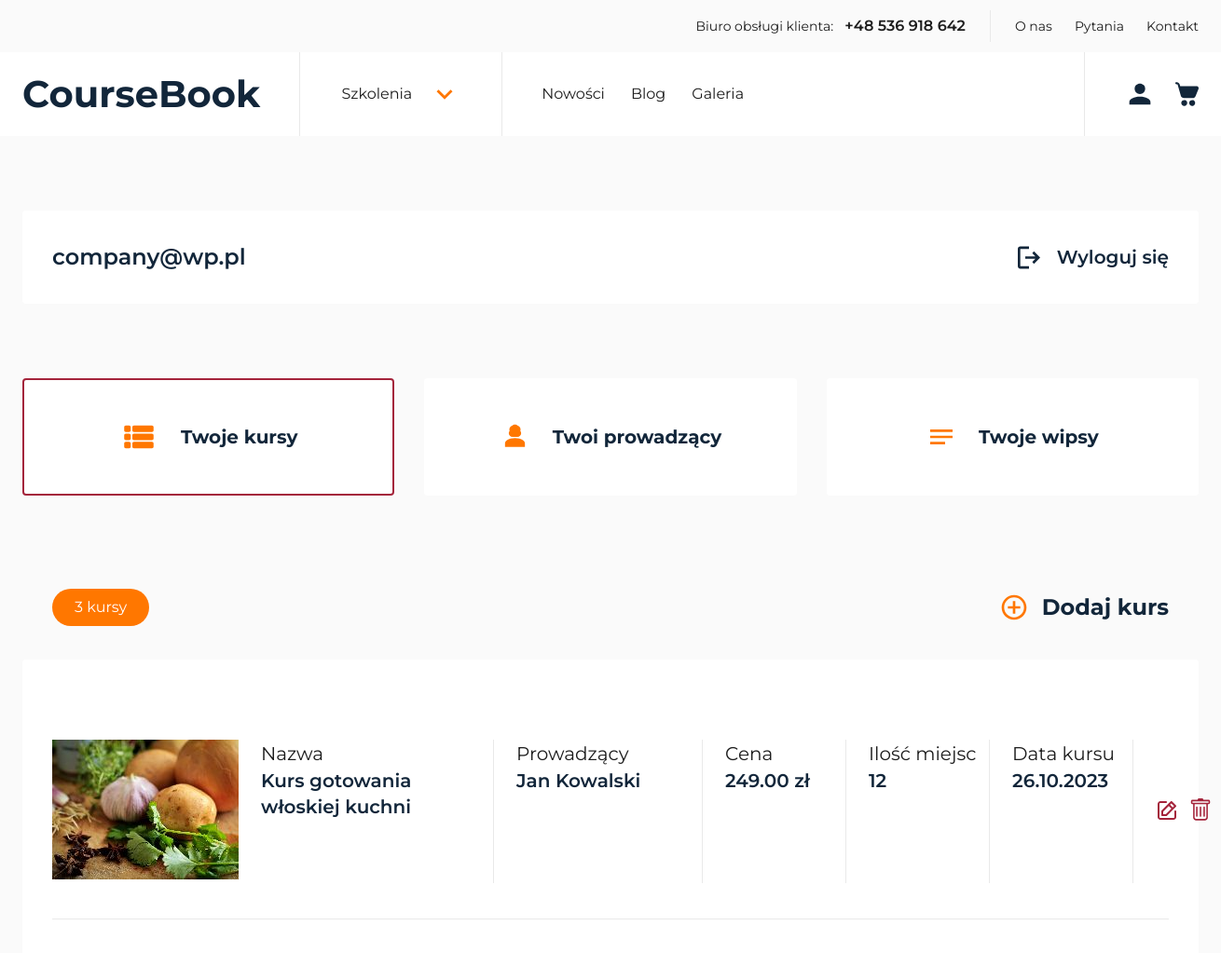
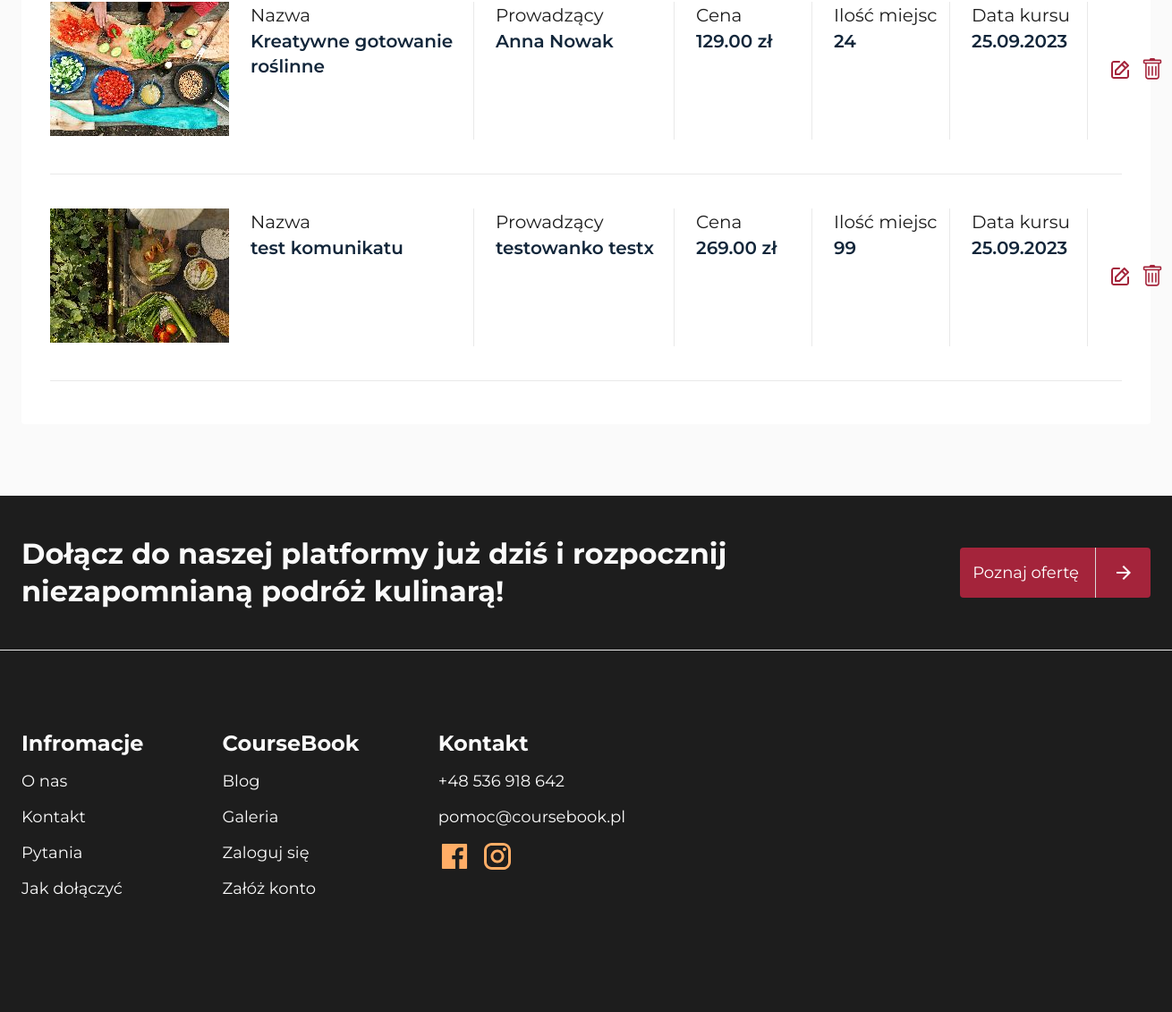
The app's page /account-courses (signed in) with its own data (2 pictures, top to bottom).
### coursebookapp/models/course.py (models this page shows, shortened)
class Course(models.Model):
    instructor = models.ForeignKey(
        Instructor, on_delete=models.SET_NULL, null=True, blank=True
    )
    title = models.CharField(max_length=100)
    short_description = models.CharField(max_length=200)
    price = models.DecimalField(max_digits=8, decimal_places=2)
    province_choices = (
        ("dolnośląskie", "Dolnośląskie"),
        ("kujawsko-pomorskie", "Kujawsko-Pomorskie"),
        ("lubelskie", "Lubelskie"),
        ("lubuskie", "Lubuskie"),
        ("łódzkie", "Łódzkie"),
        ("małopolskie", "Małopolskie"),
        ("mazowieckie", "Mazowieckie"),
        ("opolskie", "Opolskie"),
        ("podkarpackie", "Podkarpackie"),
        ("podlaskie", "Podlaskie"),
        ("pomorskie", "Pomorskie"),
        ("śląskie", "Śląskie"),
        ("świętokrzyskie", "Świętokrzyskie"),
        ("warmińsko-mazurskie", "Warmińsko-Mazurskie"),
        ("wielkopolskie", "Wielkopolskie"),
        ("zachodniopomorskie", "Zachodniopomorskie"),
    )
    province = models.CharField(max_length=30, choices=province_choices)
    available = models.BooleanField(default=False)
    seats = models.PositiveIntegerField()
    date = models.DateField()
    time_start = models.TimeField()
    city = models.CharField(max_length=100)
    course_description = models.TextField()
    course_for = models.TextField()
    course_benefit = models.TextField()
    province_slug = models.SlugField(max_length=50, blank=True)
    slug = models.SlugField(max_length=200, unique=True, blank=True)

### coursebookapp/models/course_image.py (models this page shows, shortened)
class CourseImage(models.Model):
    course = models.ForeignKey(Course, on_delete=models.CASCADE)
    def get_upload_path(instance, filename):
        return f"course_images/{instance.course.id}/{filename}"
    image = models.ImageField(upload_to=get_upload_path)
    image_thumb = models.ImageField(upload_to=get_upload_path, blank=True)
    image_medium_thumb = models.ImageField(upload_to=get_upload_path, blank=True)

### coursebookapp/models/instructor.py (models this page shows, shortened)
class Instructor(models.Model):
    app_user = models.ForeignKey(
        AppUser, on_delete=models.CASCADE, related_name="instructors_created"
    )
    first_name = models.CharField(max_length=50)
    last_name = models.CharField(max_length=50)
    description = models.TextField()
    def get_upload_path(instance, filename):
        company_name_slug = slugify(instance.app_user.company_name)
        return f"instructors/{company_name_slug}/{filename}"
    photo = models.ImageField(upload_to=get_upload_path, blank=True)
    photo_thumb = models.ImageField(upload_to=get_upload_path, blank=True)
    @property
    def fullname(self):
        return f"{self.first_name} {self.last_name}"

### coursebookapp/views/account_courses_view.py (the view, shortened to what this page needs)
# urls.py: path("account-courses", views.AccountCoursesView.as_view(), name="account_courses"),
@method_decorator(login_required(login_url="login"), name="dispatch")
class AccountCoursesView(generics.ListCreateAPIView):
    serializer_class = CourseSerializer
    template_name = "pages/account-courses.html"
    def get(self, request, *args, **kwargs):
        user = request.user
        isMember = check_membership(user)
        instructors = Instructor.objects.filter(app_user=user)
        provinces = Course.province_choices
        courses = Course.objects.filter(instructor__app_user=user).order_by("-date")
        for course in courses:
            image = course.courseimage_set.first()
            course.image = image
        context = {
            "user": user,
            "isMember": isMember,
            "courses": courses,
            "provinces": provinces,
            "instructors": instructors,
        }
        return render(request, self.template_name, context)

### coursebookapp/helpers/check_membership.py (called while the page is built)
def check_membership(user):
    if user.is_authenticated:
        app_user = get_object_or_404(AppUser, id=user.id)
        return app_user.is_member(group_name="customer")
    return False

### coursebookapp/models/app_user.py (called while the page is built)
    def is_member(self, group_name):
        return self.groups.filter(name=group_name).exists()

### templates/pages/account-courses.html (shortened to what this page needs)
{% extends "layout/base.html" %} {% block styles %}
<link rel="stylesheet" href="{% static 'css/global.min.css' %}" />
<link rel="stylesheet" href="{% static 'css/account.min.css' %}" />
<link rel="stylesheet" href="{% static 'css/nice-select2.css' %}" />
{% endblock %} {% block content %}
<section class="user-bar">
  <div class="container">
    <div class="user-bar__inner">
      <div class="user-bar__user">{{user}}</div>
      <a href="{% url 'logout' %}" class="user-bar__logout">
        Wyloguj się
      </a>
    </div>
  </div>
</section>
{% include 'partials/account_panel.html' %} {%if isMember%}
<section class="list">
  <div class="container">
    <div class="list__inner">
      <h1>Brak kursów</h1>
    </div>
  </div>
</section>
{%else%}
<section class="list">
  <div class="container">
    <div class="list__panel">
      <div class="list__panel-counter">
        {% if courses|length == 1 %}
        <p>{{ courses|length }} kurs</p>
        {% elif courses|length > 1 and courses|length < 5 %}
        <p>{{ courses|length }} kursy</p>
        {% else %}
        <p>{{ courses|length }} kursów</p>
        {% endif %}
      </div>
      <div data-action="course" class="list__panel-add jsAccountAdd">
        Dodaj kurs
      </div>
    </div>
    <div class="list__inner">
      {% if courses %} {% for course in courses %}
      <div class="list__item">
        <div class="list__item-image">
          {% if course.image %}
          <img
            loading="lazy"
            width="200"
            height="150"
            src="{{ course.image.image_thumb.url }}"
            alt="{{ course.title }}"
          />
          {% endif %}
        </div>
        <div class="list__item-box">
          <p class="list__box-title">Nazwa</p>
          <p class="list__box-name">{{course.title}}</p>
        </div>
        <div class="list__item-box">
          <p class="list__box-title">Prowadzący</p>
          <p class="list__box-name">{{course.instructor.fullname}}</p>
        </div>
        <div class="list__item-box">
          <p class="list__box-title">Cena</p>
          <p class="list__box-name">{{course.price}}&nbsp;zł</p>
        </div>
        <div class="list__item-box">
          <p class="list__box-title">Ilość miejsc</p>
          <p class="list__box-name">{{course.seats}}</p>
        </div>
        <div class="list__item-box">
          <p class="list__box-title">Data kursu</p>
          <p class="list__box-name">{{ course.date|date:"d.m.Y" }}</p>
        </div>
        <div class="list__item-controls">
          <button data-id="{{course.id}}" class="list__item-edit jsCourseEdit">
					</button>
          <form
            method="POST"
            action="{% url 'delete_course' course.id %}"
            class=""
          >
            <button class="list__item-edit" type="submit">
            </button>
          </form>
        </div>
      </div>
      {% endfor %} {% endif %}
    </div>
  </div>
</section>
{%endif%} {% endblock %}

### records on screen
Course: image.image_thumb (picture), title "Kurs gotowania włoskiej kuchni", instructor.fullname "Jan Kowalski", price "249.00", seats "12", date "26.10.2023"
Course: image.image_thumb (picture), title "Kreatywne gotowanie roślinne", instructor.fullname "Anna Nowak", price "129.00", seats "24", date "25.09.2023"
Course: image.image_thumb (picture), title "test komunikatu", instructor.fullname "testowanko testx", price "269.00", seats "99", date "25.09.2023"

### other values on screen
{{ user }} "company@wp.pl"
{{ courses|length }} "3"
